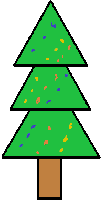
#> input picture Trees/Tree_1.bmp, 104 x 202 px; its folder holds 2 pictures in this run
$ python writer.py
#> lines starting #> are read from the running program, lines starting #| are printed output that depends on the picture
import numpy
from PIL import Image


def get_image(image_path):
    """Get a numpy array of an image so that one can access values[x][y]."""
#> called with image_path = 'Trees/Tree_1.bmp'
    image = Image.open(image_path, "r")
#> image is the input picture: PIL image 104x202 P; mean R, G, B 156.1, 207, 160.9
    width, height = image.size
#> width = 104; height = 202
    pixel_values = list(image.getdata())
#> pixel_values = 21008 items
    if image.mode == "RGBA8":
        channels = 4
    elif image.mode == "P":
        channels = 1
    else:
        print("Unknown mode: %s" % image.mode)
        return None
    pixel_values = numpy.array(pixel_values).reshape((width, height, channels))
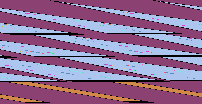
#> pixel_values: shape (104, 202, 1) int64; 20 distinct labels, from 0 to 255; one colour per label, 0 black
    return pixel_values

for i in range(1, 3):
    image = get_image(f"Trees/Tree_{i}.bmp")
    with open(f"RGBA8/Tree_{i}.txt", "w") as file:
        for i in image.shape:
            file.write(str(i))
            file.write(" ")
        for row in image:
            for col in row:
                for i in col:
                    file.write(str(i))
                    file.write(" ")
#> this loop made 104 passes
#> pass 2 of the loop `for i in range(1, 3):`:
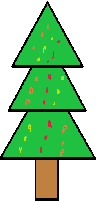
#> input picture Trees/Tree_2.bmp, 97 x 201 px
#> in get_image, image is the input picture: PIL image 97x201 P; mean R, G, B 153.5, 205.2, 157
#> in get_image (call 2), `pixel_values = list(image.getdata())`: pixel_values = 19497 values, max 255 at index 0, min 0 at index 144, mean 176.1
#> in get_image (call 2), `pixel_values = numpy.array(pixel_values).reshape((width, height, chann..`:
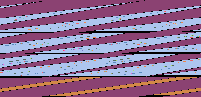
#> pixel_values: shape (97, 201, 1) int64; 20 distinct labels, from 0 to 255; one colour per label, 0 black
#> the loop `for row in image:` made 97 passes
